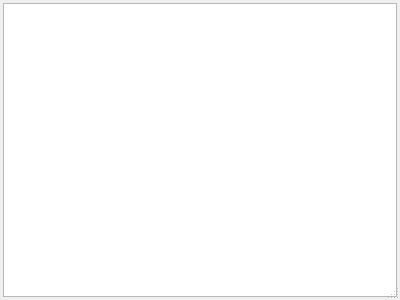
<?xml version="1.0" encoding="UTF-8"?>
<ui version="4.0">
 <class>SourceDialog</class>
 <widget class="QDialog" name="SourceDialog">
  <property name="geometry">
   <rect>
    <x>0</x>
    <y>0</y>
    <width>400</width>
    <height>300</height>
   </rect>
  </property>
  <property name="windowTitle">
   <string>Source</string>
  </property>
  <property name="sizeGripEnabled">
   <bool>true</bool>
  </property>
  <layout class="QVBoxLayout" name="verticalLayout">
   <property name="margin">
    <number>3</number>
   </property>
   <item>
    <widget class="QPlainTextEdit" name="_code">
     <property name="undoRedoEnabled">
      <bool>false</bool>
     </property>
     <property name="readOnly">
      <bool>true</bool>
     </property>
    </widget>
   </item>
  </layout>
 </widget>
 <resources/>
 <connections/>
</ui>
